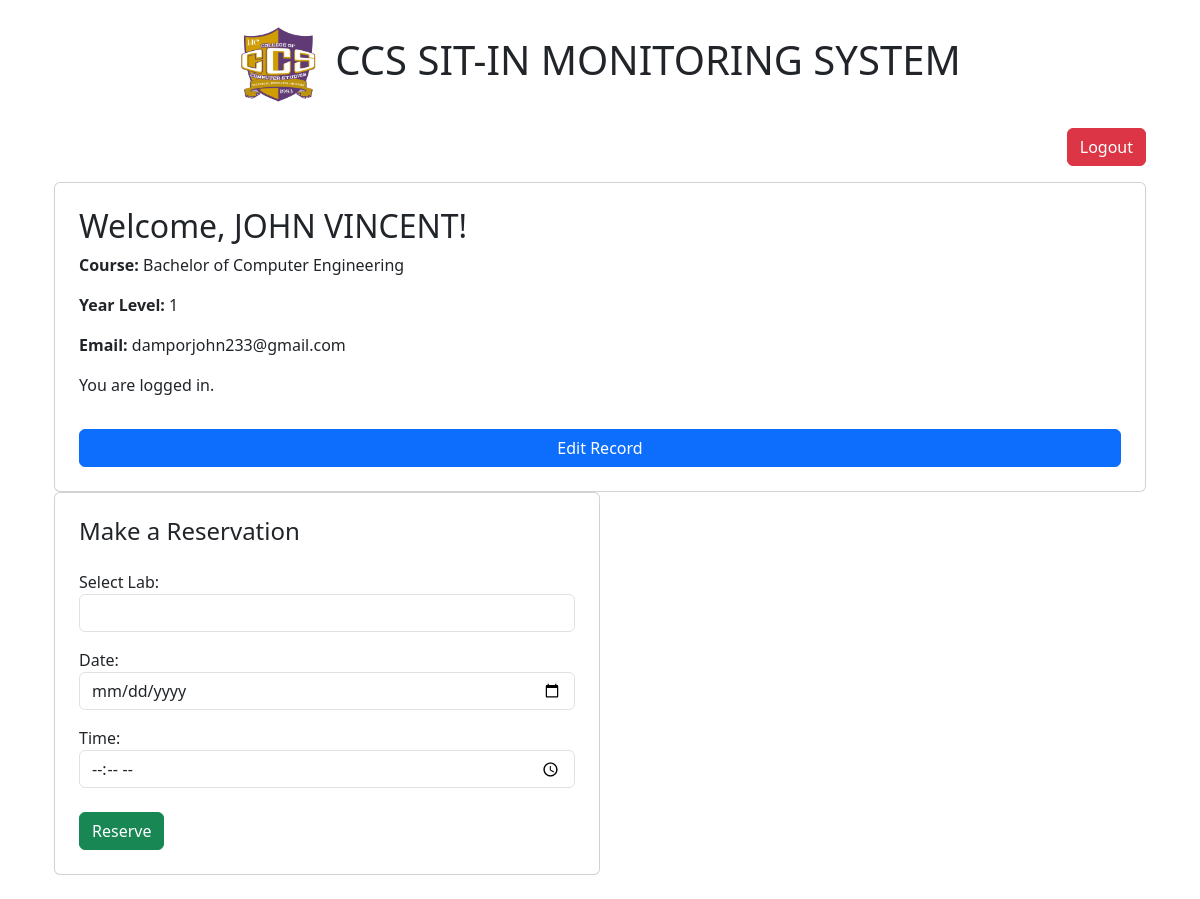
Before: /student_dashboard (signed in) with the older database file.
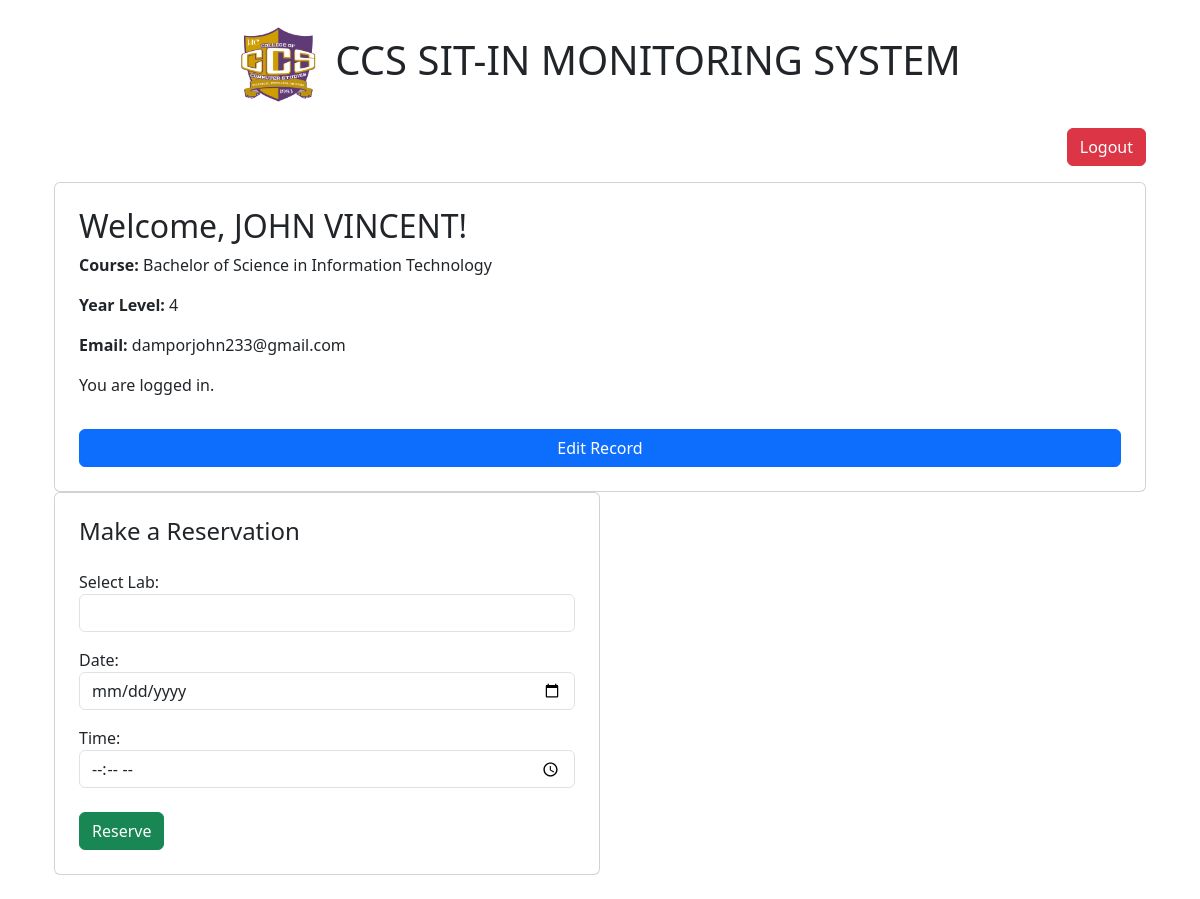
After: the same page with the newer database file.
### tables this page shows
CREATE TABLE students (
                    id INTEGER PRIMARY KEY AUTOINCREMENT,
                    idno TEXT UNIQUE NOT NULL,
                    username TEXT UNIQUE NOT NULL,
                    password TEXT NOT NULL,
                    firstname TEXT NOT NULL,
                    lastname TEXT NOT NULL,
                    midname TEXT,
                    course TEXT,
                    yearlevel TEXT,
                    email TEXT UNIQUE NOT NULL,
                    registration_date TEXT NOT NULL
                , remaining_sessions INTEGER DEFAULT 5);

### app.py (the view)
@app.route('/student_dashboard')
def student_dashboard():
    if 'username' not in session or session.get('role') != 'student':  # Ensure role is 'student'
        flash("You need to log in first.", "danger")
        return redirect(url_for('login_dashboard'))
    username = session['username']
    conn_user = get_db_connection('studentuser.db')  # Use get_db_connection() if defined
    cursor_user = conn_user.cursor()
    cursor_user.execute("SELECT firstname, lastname, email, course, yearlevel FROM students WHERE username = ?", (username,))
    student = cursor_user.fetchone()
    conn_user.close()
    if not student:
        flash("Student record not found.", "danger")
        return redirect(url_for('login_dashboard'))
    conn_labs = get_db_connection('labs.db')  # Use get_db_connection() if defined
    cursor_labs = conn_labs.cursor()
    cursor_labs.execute("SELECT id, number, capacity FROM labs")
    labs = cursor_labs.fetchall()
    conn_labs.close()
    return render_template('student_dashboard.html',
                           firstname=student[0],
                           lastname=student[1],
                           email=student[2],
                           course=student[3],
                           yearlevel=student[4],
                           labs=[{"id": lab[0], "number": lab[1], "capacity": lab[2]} for lab in labs],
                           current_date=date.today().isoformat())

### app.py (called while the page is built)
def get_db_connection(db_name='studentuser.db'):
    conn = sqlite3.connect(db_name)
    conn.row_factory = sqlite3.Row
    return conn

### templates/student_dashboard.html (shortened to what this page needs)
{% extends "base.html" %}
{% block content %}
<div class="container mt-4">
    <div class="d-flex justify-content-end">
        <a href="{{ url_for('logout') }}" class="btn btn-danger mb-3">Logout</a>
    </div>
    <div class="card p-4">
        <h2>Welcome, {{ firstname }}!</h2>
        <p><strong>Course:</strong> {{ course }}</p>
        <p><strong>Year Level:</strong> {{ yearlevel }}</p>
        <p><strong>Email:</strong> {{ email }}</p>
        <p>You are logged in.</p>
         <a href="{{ url_for('edit_student_record') }}" class="btn btn-primary mt-3">Edit Record</a>
    </div>
    <div class="col-md-6 mb-4">
        <div class="card p-4">
            <h4>Make a Reservation</h4>
            <form action="{{ url_for('make_reservation') }}" method="POST">
                <div class="form-group mt-3">
                    <label for="lab">Select Lab:</label>
                    <select class="form-control" id="lab" name="lab" required>
                    </select>
                </div>
                <div class="form-group mt-3">
                    <label for="date">Date:</label>
                    <input type="date" class="form-control" id="date" name="date" required min="{{ current_date }}">
                </div>
                <div class="form-group mt-3">
                    <label for="time">Time:</label>
                    <input type="time" class="form-control" id="time" name="time" required>
                </div>
                <button type="submit" class="btn btn-success mt-4">Reserve</button>
            </form>
        </div>
    </div>
</div>
{% endblock %}

### templates/base.html (shortened to what this page needs)
<!DOCTYPE html>
<html lang="en">
<head>
    <link rel="stylesheet" href="https://cdnjs.cloudflare.com/ajax/libs/bootstrap/5.1.0/css/bootstrap.min.css">
    <link rel="stylesheet" href="https://cdn.jsdelivr.net/npm/bootstrap@5.3.0/dist/css/bootstrap.min.css">
    <link rel="stylesheet" href="https://cdnjs.cloudflare.com/ajax/libs/font-awesome/5.15.3/css/all.min.css">
    <link rel="stylesheet" href="https://stackpath.bootstrapcdn.com/bootstrap/5.1.3/css/bootstrap.min.css">
    <link rel="stylesheet" href="https://cdn.jsdelivr.net/npm/bootstrap@5.3.2/dist/css/bootstrap.min.css">
    <link rel="stylesheet" href="https://cdnjs.cloudflare.com/ajax/libs/font-awesome/5.15.3/css/all.min.css">
</head>
<body>
    <div class="container">
        <header class="header my-4 d-flex align-items-center justify-content-center">
            <img src="{{ url_for('static', filename='logo/ccslogo.png') }}" alt="CCS Logo" class="logo me-3">
            <h1 class="text-center">CCS SIT-IN MONITORING SYSTEM</h1>
        </header>
        <main>
            {% block content %}
            {% endblock %}
        </main>
    </div>
</body>
</html>

### templates/base.html (style rules this page uses)
.header { display: flex; justify-content: space-between; align-items: center; }
.logo { max-height: 80px; }
.btn-primary, .btn-danger { transition: transform 0.2s ease-in-out; }

Changed rows visible on the page:
changed students "JOHN VINCENT": course "Bachelor of Computer Engineering" → "Bachelor of Science in Information Technology"
Other visible differences:
{{ yearlevel }}: "1" → "4"
